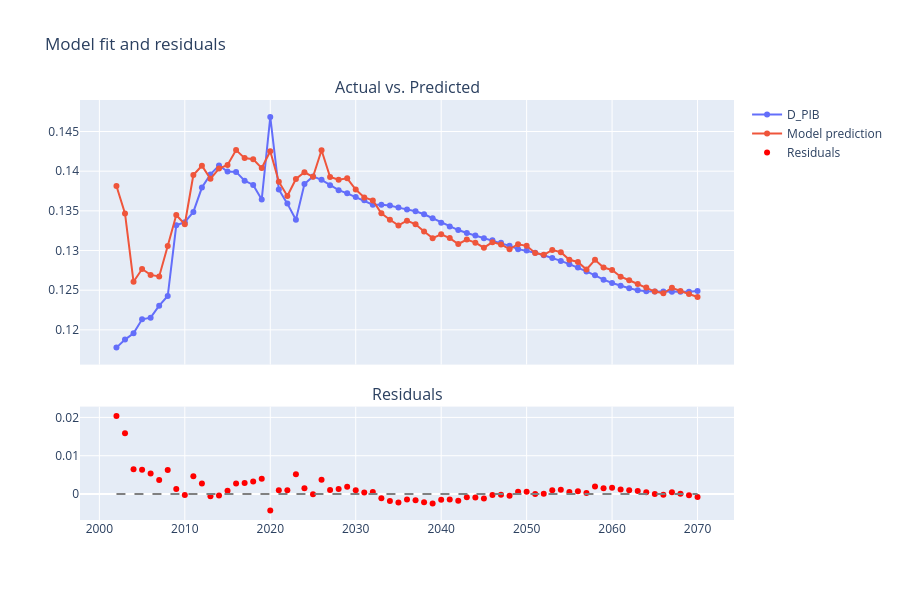

The notebook cell this image was saved under:
### Markdown cell above
## Detailed plots

### Code cell
import plotly.graph_objects as go
from plotly.subplots import make_subplots

df = new_data.copy()

fig = go.Figure()

# Create subplots: 2 rows, shared x-axis
fig = make_subplots(
    rows=2, cols=1,
    shared_xaxes=True,
    row_heights=[0.7, 0.3],  # Top plot 70%, bottom 30%
    vertical_spacing=0.1,
    subplot_titles=("Actual vs. Predicted", "Residuals")
)

# First scatter
fig.add_trace(go.Scatter(
    x=df['Annee'],
    y=df['D_PIB'],
    mode='lines+markers',
    name='D_PIB'
), row=1, col=1)

# Add another scatter trace
fig.add_trace(go.Scatter(
    x=df['Annee'],
    y=predictions_multi,
    mode='lines+markers',
    name='Model prediction'
), row=1, col=1)

# --- Bottom Plot: Residuals ---
fig.add_trace(go.Scatter(
    x=df['Annee'], 
    y=predictions_multi - df['D_PIB'],
    mode='markers',
    name='Residuals',
    marker=dict(color='red')
), row=2, col=1)

# Add a zero line for residuals
fig.add_shape(type="line", x0=df['Annee'].min(), x1=df['Annee'].max(),
              y0=0, y1=0, line=dict(dash='dash', color='gray'),
              row=2, col=1)

# Layout adjustments
fig.update_layout(height=600, title="Model fit and residuals", showlegend=True)

fig.show()
